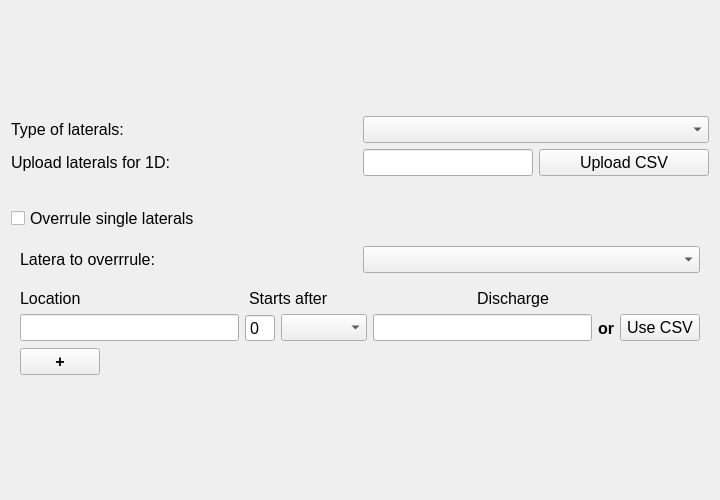
<?xml version="1.0" encoding="UTF-8"?>
<ui version="4.0">
 <class>Form</class>
 <widget class="QWidget" name="Form">
  <property name="geometry">
   <rect>
    <x>0</x>
    <y>0</y>
    <width>720</width>
    <height>500</height>
   </rect>
  </property>
  <property name="font">
   <font>
    <family>Segoe UI</family>
    <pointsize>12</pointsize>
   </font>
  </property>
  <property name="windowTitle">
   <string>Form</string>
  </property>
  <layout class="QGridLayout" name="gridLayout">
   <item row="0" column="0">
    <layout class="QVBoxLayout" name="svg_lout">
     <property name="bottomMargin">
      <number>0</number>
     </property>
    </layout>
   </item>
   <item row="5" column="0">
    <layout class="QHBoxLayout" name="horizontalLayout_2">
     <property name="bottomMargin">
      <number>0</number>
     </property>
     <item>
      <widget class="QLabel" name="label_8">
       <property name="font">
        <font>
         <family>Segoe UI</family>
         <pointsize>12</pointsize>
        </font>
       </property>
       <property name="text">
        <string>Type of laterals:</string>
       </property>
      </widget>
     </item>
     <item>
      <widget class="QComboBox" name="cb_type"/>
     </item>
    </layout>
   </item>
   <item row="13" column="0">
    <widget class="QWidget" name="overrule_widget" native="true">
     <property name="baseSize">
      <size>
       <width>0</width>
       <height>49</height>
      </size>
     </property>
     <layout class="QVBoxLayout" name="verticalLayout">
      <item>
       <layout class="QHBoxLayout" name="horizontalLayout_8">
        <property name="bottomMargin">
         <number>10</number>
        </property>
        <item>
         <widget class="QLabel" name="label">
          <property name="text">
           <string>Latera to overrrule:</string>
          </property>
         </widget>
        </item>
        <item>
         <widget class="QComboBox" name="comboBox_2"/>
        </item>
       </layout>
      </item>
      <item>
       <layout class="QHBoxLayout" name="horizontalLayout_4">
        <property name="bottomMargin">
         <number>0</number>
        </property>
        <item>
         <widget class="QLabel" name="label_5">
          <property name="font">
           <font>
            <family>Segoe UI</family>
            <pointsize>12</pointsize>
           </font>
          </property>
          <property name="text">
           <string>Location</string>
          </property>
         </widget>
        </item>
        <item>
         <widget class="QLabel" name="label_4">
          <property name="font">
           <font>
            <family>Segoe UI</family>
            <pointsize>12</pointsize>
           </font>
          </property>
          <property name="text">
           <string>Starts after</string>
          </property>
         </widget>
        </item>
        <item>
         <widget class="QLabel" name="label_3">
          <property name="font">
           <font>
            <family>Segoe UI</family>
            <pointsize>12</pointsize>
           </font>
          </property>
          <property name="text">
           <string>Discharge</string>
          </property>
         </widget>
        </item>
       </layout>
      </item>
      <item>
       <layout class="QHBoxLayout" name="horizontalLayout_3">
        <property name="bottomMargin">
         <number>0</number>
        </property>
        <item>
         <widget class="QLineEdit" name="lineEdit"/>
        </item>
        <item>
         <layout class="QHBoxLayout" name="horizontalLayout_7">
          <property name="rightMargin">
           <number>0</number>
          </property>
          <item>
           <widget class="QSpinBox" name="spinBox">
            <property name="buttonSymbols">
             <enum>QAbstractSpinBox::NoButtons</enum>
            </property>
           </widget>
          </item>
          <item>
           <widget class="QComboBox" name="comboBox">
            <property name="sizePolicy">
             <sizepolicy hsizetype="Minimum" vsizetype="Fixed">
              <horstretch>0</horstretch>
              <verstretch>0</verstretch>
             </sizepolicy>
            </property>
           </widget>
          </item>
         </layout>
        </item>
        <item>
         <widget class="QLineEdit" name="lineEdit_2"/>
        </item>
        <item>
         <widget class="QLabel" name="label_7">
          <property name="font">
           <font>
            <family>Segoe UI</family>
            <pointsize>12</pointsize>
            <weight>75</weight>
            <bold>true</bold>
           </font>
          </property>
          <property name="text">
           <string>or</string>
          </property>
         </widget>
        </item>
        <item>
         <widget class="QPushButton" name="pushButton">
          <property name="font">
           <font>
            <family>Segoe UI</family>
            <pointsize>12</pointsize>
           </font>
          </property>
          <property name="text">
           <string>Use CSV</string>
          </property>
         </widget>
        </item>
       </layout>
      </item>
      <item alignment="Qt::AlignLeft">
       <widget class="QPushButton" name="pb_add_row">
        <property name="font">
         <font>
          <family>Segoe UI</family>
          <pointsize>12</pointsize>
          <weight>75</weight>
          <bold>true</bold>
         </font>
        </property>
        <property name="text">
         <string>+</string>
        </property>
       </widget>
      </item>
     </layout>
    </widget>
   </item>
   <item row="1" column="0">
    <spacer name="verticalSpacer_2">
     <property name="orientation">
      <enum>Qt::Vertical</enum>
     </property>
     <property name="sizeHint" stdset="0">
      <size>
       <width>20</width>
       <height>40</height>
      </size>
     </property>
    </spacer>
   </item>
   <item row="14" column="0">
    <spacer name="verticalSpacer">
     <property name="orientation">
      <enum>Qt::Vertical</enum>
     </property>
     <property name="sizeHint" stdset="0">
      <size>
       <width>20</width>
       <height>20</height>
      </size>
     </property>
    </spacer>
   </item>
   <item row="8" column="0">
    <widget class="QCheckBox" name="checkBox_1">
     <property name="font">
      <font>
       <family>Segoe UI</family>
       <pointsize>12</pointsize>
      </font>
     </property>
     <property name="text">
      <string>Overrule single laterals</string>
     </property>
    </widget>
   </item>
   <item row="7" column="0">
    <widget class="QWidget" name="upload_laterals_widget" native="true">
     <layout class="QHBoxLayout" name="horizontalLayout"/>
    </widget>
   </item>
   <item row="6" column="0">
    <layout class="QHBoxLayout" name="horizontalLayout_5">
     <property name="bottomMargin">
      <number>0</number>
     </property>
     <item>
      <widget class="QLabel" name="laterals_layout">
       <property name="font">
        <font>
         <family>Segoe UI</family>
         <pointsize>12</pointsize>
        </font>
       </property>
       <property name="text">
        <string>Upload laterals for 1D:</string>
       </property>
      </widget>
     </item>
     <item>
      <layout class="QHBoxLayout" name="horizontalLayout_6">
       <item>
        <widget class="QLineEdit" name="il_upload1">
         <property name="sizePolicy">
          <sizepolicy hsizetype="Preferred" vsizetype="Fixed">
           <horstretch>0</horstretch>
           <verstretch>0</verstretch>
          </sizepolicy>
         </property>
         <property name="maximumSize">
          <size>
           <width>16777215</width>
           <height>182</height>
          </size>
         </property>
        </widget>
       </item>
       <item>
        <widget class="QPushButton" name="pb_upload_1">
         <property name="font">
          <font>
           <family>Segoe UI</family>
           <pointsize>12</pointsize>
          </font>
         </property>
         <property name="text">
          <string>Upload CSV</string>
         </property>
        </widget>
       </item>
      </layout>
     </item>
    </layout>
   </item>
  </layout>
 </widget>
 <resources/>
 <connections/>
</ui>
